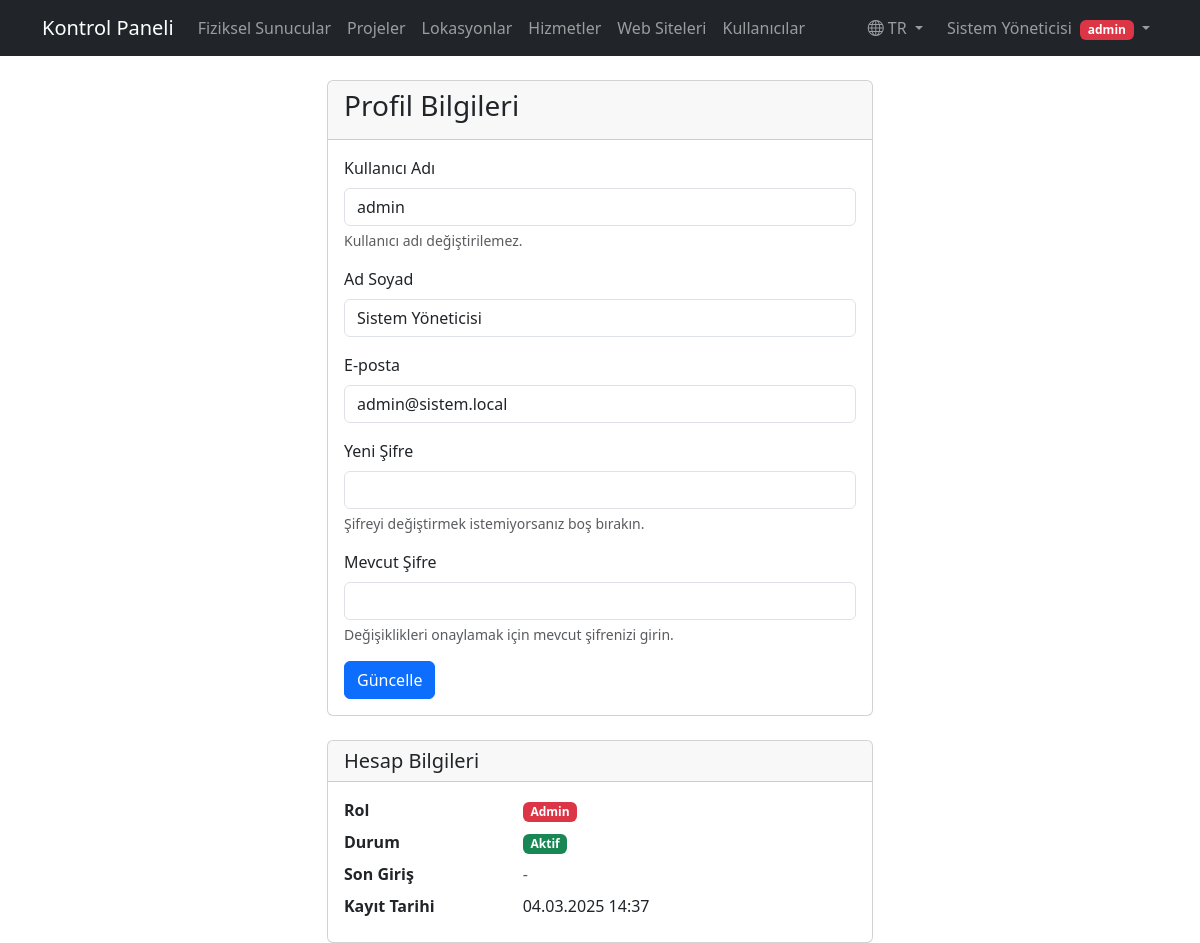
The app's page /profil.php (signed in) with its own data.
### tables this page shows
CREATE TABLE IF NOT EXISTS kullanicilar (
    id INT AUTO_INCREMENT PRIMARY KEY,
    kullanici_adi VARCHAR(50) NOT NULL UNIQUE,
    ad_soyad VARCHAR(100) NOT NULL,
    email VARCHAR(100) NOT NULL UNIQUE,
    sifre VARCHAR(255) NOT NULL,
    rol ENUM('admin', 'kullanici') DEFAULT 'kullanici',
    durum ENUM('Aktif', 'Pasif') DEFAULT 'Aktif',
    son_giris DATETIME,
    olusturma_tarihi TIMESTAMP DEFAULT CURRENT_TIMESTAMP
);

### config/language.php (called while the page is built, shortened)
<?php
class Language
{
    private static $instance = null;
    private $messages = [];
    private $currentLang = 'tr';
    public static function getInstance()
    {
        if (self::$instance === null) {
            self::$instance = new self();
        }
        return self::$instance;
    }
    private function loadLanguage()
    {
        $langFile = dirname(__DIR__) . '/languages/' . $this->currentLang . '/messages.php';
        if (file_exists($langFile)) {
            $this->messages = require $langFile;
        }
    }
    public function get($key, $params = [])
    {
        $message = isset($this->messages[$key]) ? $this->messages[$key] : $key;
        return $message;
    }
    public function getCurrentLang()
    {
        return $this->currentLang;
    }
}

### profil.php (the view, shortened to what this page needs)
<?php
require_once __DIR__ . '/config/database.php';
require_once __DIR__ . '/config/language.php';
$language = Language::getInstance();
$id = $_SESSION['kullanici_id'];
$sql = "SELECT * FROM kullanicilar WHERE id = '$id'";
$result = mysqli_query($conn, $sql);
$kullanici = mysqli_fetch_assoc($result);
?>
<!DOCTYPE html>
<html lang="<?php echo $language->getCurrentLang(); ?>">
<head>
    <link href="https://cdn.jsdelivr.net/npm/bootstrap@5.3.0/dist/css/bootstrap.min.css" rel="stylesheet">
    <link rel="stylesheet" href="https://cdn.jsdelivr.net/npm/bootstrap-icons@1.11.3/font/bootstrap-icons.min.css">
</head>
<body>
    <?php require_once 'header.php'; ?>
    <div class="container">
        <div class="row justify-content-center">
            <div class="col-md-6">
                <div class="card">
                    <div class="card-header">
                        <h1 class="card-title h3"><?php echo $language->get('profile_information'); ?></h1>
                    </div>
                    <div class="card-body">
                        <form method="POST">
                            <div class="mb-3">
                                <label class="form-label"><?php echo $language->get('username'); ?></label>
                                <input type="text" class="form-control" value="<?php echo $kullanici['kullanici_adi']; ?>" readonly>
                                <div class="form-text"><?php echo $language->get('username_help'); ?></div>
                            </div>
                            <div class="mb-3">
                                <label class="form-label"><?php echo $language->get('full_name'); ?></label>
                                <input type="text" class="form-control" name="ad_soyad"
                                    value="<?php echo $kullanici['ad_soyad']; ?>" required>
                            </div>
                            <div class="mb-3">
                                <label class="form-label"><?php echo $language->get('email'); ?></label>
                                <input type="email" class="form-control" name="email"
                                    value="<?php echo $kullanici['email']; ?>" required>
                            </div>
                            <div class="mb-3">
                                <label class="form-label"><?php echo $language->get('new_password'); ?></label>
                                <input type="password" class="form-control" name="yeni_sifre">
                                <div class="form-text"><?php echo $language->get('password_help'); ?></div>
                            </div>
                            <div class="mb-3">
                                <label class="form-label"><?php echo $language->get('current_password'); ?></label>
                                <input type="password" class="form-control" name="mevcut_sifre" required>
                                <div class="form-text"><?php echo $language->get('current_password_help'); ?></div>
                            </div>
                            <button type="submit" class="btn btn-primary"><?php echo $language->get('update'); ?></button>
                        </form>
                    </div>
                </div>
                <div class="card mt-4">
                    <div class="card-header">
                        <h2 class="card-title h5 mb-0"><?php echo $language->get('account_information'); ?></h2>
                    </div>
                    <div class="card-body">
                        <dl class="row mb-0">
                            <dt class="col-sm-4"><?php echo $language->get('role'); ?></dt>
                            <dd class="col-sm-8">
                                <span class="badge <?php echo $kullanici['rol'] == 'admin' ? 'bg-danger' : 'bg-info'; ?>">
                                    <?php echo $language->get('user_role_' . $kullanici['rol']); ?>
                                </span>
                            </dd>
                            <dt class="col-sm-4"><?php echo $language->get('status'); ?></dt>
                            <dd class="col-sm-8">
                                <span class="badge <?php echo $kullanici['durum'] == 'Aktif' ? 'bg-success' : 'bg-secondary'; ?>">
                                    <?php echo $language->get($kullanici['durum'] == 'Aktif' ? 'active' : 'passive'); ?>
                                </span>
                            </dd>
                            <dt class="col-sm-4"><?php echo $language->get('last_login'); ?></dt>
                            <dd class="col-sm-8">
                                <?php
                                if ($kullanici['son_giris']) {
                                    echo date('d.m.Y H:i', strtotime($kullanici['son_giris']));
                                } else {
                                    echo '<span class="text-muted">-</span>';
                                }
                                ?>
                            </dd>
                            <dt class="col-sm-4"><?php echo $language->get('registration_date'); ?></dt>
                            <dd class="col-sm-8">
                                <?php echo date('d.m.Y H:i', strtotime($kullanici['olusturma_tarihi'])); ?>
                            </dd>
                        </dl>
                    </div>
                </div>
            </div>
        </div>
    </div>
</body>
</html>

### records on screen
kullanicilar: kullanici_adi "admin", ad_soyad "Sistem Yöneticisi", email "admin@sistem.local", rol "Admin", durum "Aktif", olusturma_tarihi "04.03.2025 14:37"

### other values on screen
$language->get('dashboard') "Kontrol Paneli"
$language->get('physical_servers') "Fiziksel Sunucular"
$language->get('projects') "Projeler"
$language->get('locations') "Lokasyonlar"
$language->get('services') "Hizmetler"
$language->get('web_sites') "Web Siteleri"
$language->get('users') "Kullanıcılar"
$language->getCurrentLang() "TR"
$_SESSION['ad_soyad'] "Sistem Yöneticisi"
$_SESSION['rol'] "admin"
$language->get('profile_information') "Profil Bilgileri"
$language->get('username') "Kullanıcı Adı"
$language->get('username_help') "Kullanıcı adı değiştirilemez."
$language->get('full_name') "Ad Soyad"
$language->get('email') "E-posta"
